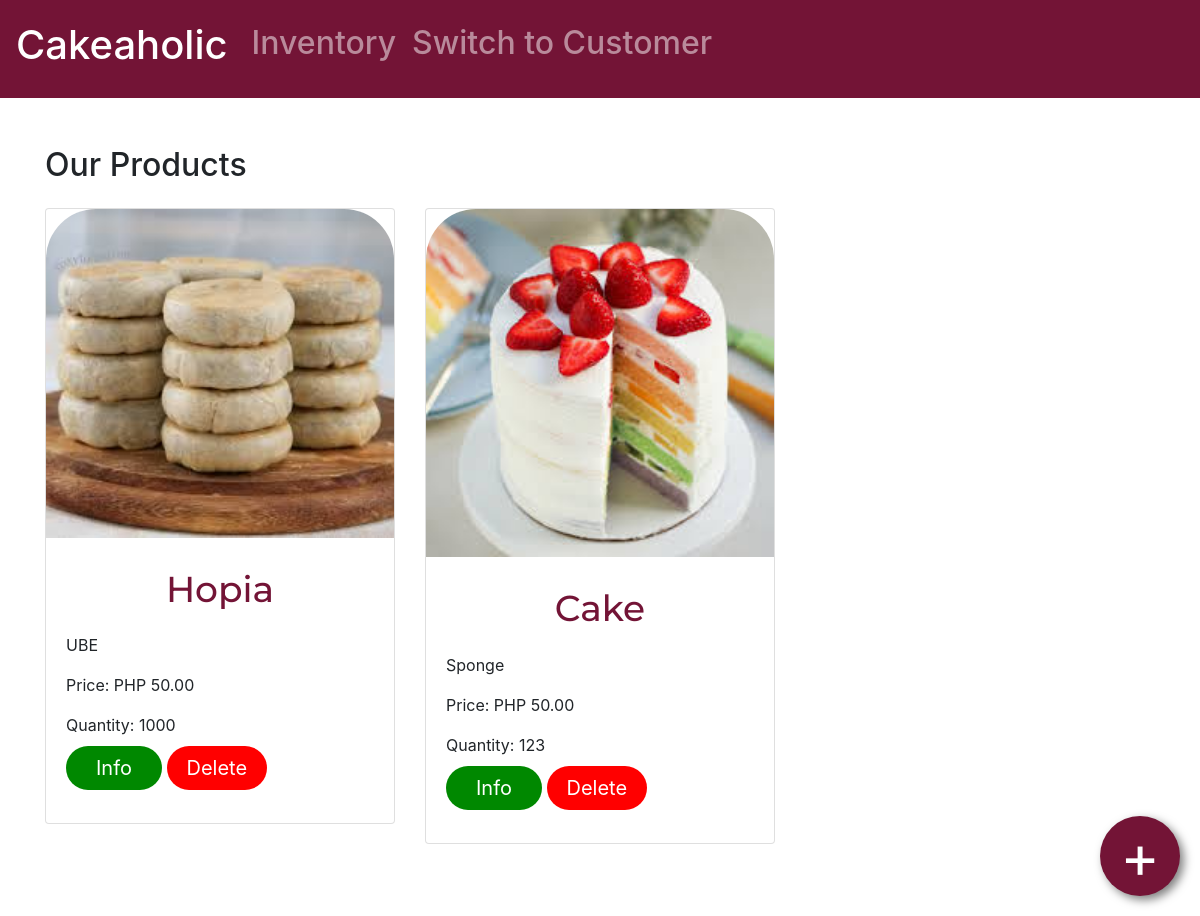
Page /inventory/products/ on the earlier database version.
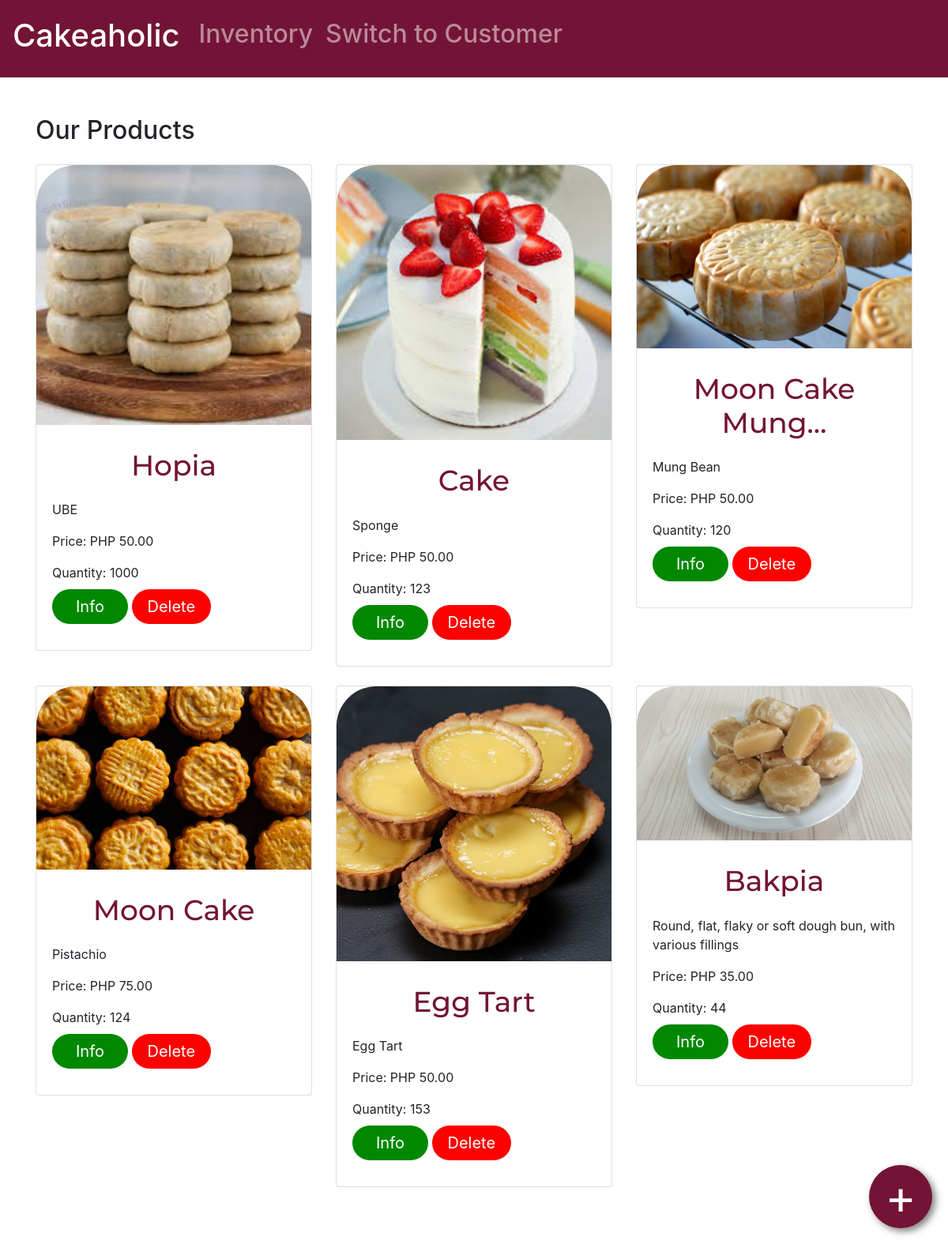
Same page on the later database version.
### inventory/models.py (models this page shows, shortened)
class ProductItem(models.Model):
    name = models.CharField(max_length=100)
    description = models.TextField(blank=True)
    price = models.DecimalField(max_digits=10, decimal_places=2)
    quantity = models.IntegerField(default=0)
    image = models.ImageField(upload_to='product_images/', blank=True, null=True)

### inventory/views.py (the view)
# urls.py: path('products/', views.products, name='products'),
def products(request):
    items = ProductItem.objects.all()
    form = ProductItemForm()
    if request.method == 'POST':
        form = ProductItemForm(request.POST, request.FILES)
        if form.is_valid():
            form.save()
            return redirect('inventory:products')  # Refresh the page to show new item
    return render(request, 'inventory/products.html', {'items': items, 'form': form})

### inventory/templates/inventory/products.html (shortened to what this page needs)
{% extends 'inventory/main.html' %}
{% load static %}
{% block content %}
<body>
	<a href="{% url 'inventory:add_product'%}" class="floating-btn">+</a>
	<div class="col">
		<div class="row">
            <div class="container py-5">
                <h2 class="mb-4">Our Products</h2>
                <div class="row">
                    {% for i in items %}
                    <div class="col-md-4 mb-4">
                        <div class="card">
                            {% if i.image %}
                            <img class="card-img-top" src="{{ i.image.url }}" alt="{{ i.name }}">
                            {% endif %}
                            <div class="card-body">
                                <h5 class="card-title">{{ i.name | truncatechars:15 }}</h5>
                                <p class="card-text">{{ i.description }}</p>
                                <p class="card-text">Price: PHP {{ i.price }}</p>
                                <p class="card-text">Quantity: {{ i.quantity }}</p>
                                <div class="btn-container">
                                    <a href="#!" class="primary-btn">Info</a>
                                    <a href="{% url 'inventory:delete_product' i.id %}" class="delete-btn">Delete</a>
                                </div>
                            </div>
                        </div>
                    </div>
                    {% endfor %}
                </div>
            </div>
		</div>
	</div>
</body>
{% endblock content%}

### inventory/templates/inventory/main.html (shortened to what this page needs)
<!DOCTYPE html>
<html>
<head>
	<link rel="stylesheet" href="https://cdn.jsdelivr.net/npm/bootstrap@4.0.0/dist/css/bootstrap.min.css">
</head>
<body>
	{% include 'inventory/navbar.html' %}
	{% block content %}
	{% endblock content%}
</body>
</html>

### inventory/templates/inventory/navbar.html (shortened to what this page needs)
<!DOCTYPE html>
<html>
<head>
	<link rel="stylesheet" href="https://cdn.jsdelivr.net/npm/bootstrap@4.0.0/dist/css/bootstrap.min.css">
</head>
{% with url_name=request.resolver_match.url_name %}
{% load static %}
<nav class="navbar navbar-expand-lg navbar-dark py-3" style="background-color: #731436;">
    <div class="collapse navbar-collapse" id="navbarSupportedContent">
        <ul class="navbar-nav mr-auto">
            <li class="nav-item {% if url_name == 'dashboard' %}active{% endif %}">
                <a class="navbar-brand" href="{% url 'inventory:dashboard' %}">
                    <h1>Cakeaholic</h1>
                </a>
            </li>
            <li class="nav-item {% if url_name == 'inventory' %}{% endif %}">
                <a class="nav-link" href="{% url 'inventory:inventory' %}">
                    <h2>Inventory</h2>
                </a>
            </li>
            <li class="nav-item {% if url_name == 'customer' %}active{% endif %}">
                <a class="nav-link" href="{% url 'customer:customer_home' %}">
                    <h2>Switch to Customer</h2>
                </a>
            </li>
        </ul>
    </div>
</nav>
{% endwith %}

### inventory/templates/inventory/main.html (style rules this page uses)
body { background-color: #F2F2F0; }

### inventory/templates/inventory/products.html (style rules this page uses)
.floating-btn { width: 80px; height: 80px; background: #731436; display: flex; align-items: center; justify-content: center; text-decoration: none; border-radius: 50%; color: white; font-size: 60px; box-shadow: 4px 4px 10px rgba(0, 0, 0, 0.5); position: fixed; right: 20px; bottom: 20px; z-index: 20; transition: background 0.25s; outline: blue; border: none; cursor: pointer; }
a.delete-btn { border-radius: 28px; color: #ffffff; font-size: 20px; background: #ff0000; padding: 10px 20px 10px 20px; text-decoration: none; max-width: 100px; margin-left: auto; margin-right: auto; margin-bottom: 10px; }
a.primary-btn { border-radius: 28px; color: #ffffff; font-size: 20px; background: #008800; padding: 10px 30px 10px 30px; text-decoration: none; max-width: 100px; margin-left: auto; margin-right: auto; margin-bottom: 10px; }
.btn-container { height: 50px; }
.card-title { font-size: 3.0vw; font-family: 'Montserrat'; color: #731436; text-align: center; padding: 10px; }
.card-img-top { border-top-left-radius: 50px; border-top-right-radius: 50px; z-index: 10; }

Differences in the rows shown:
added ProductItem: image (picture), name "Moon Cake Mung…", description "Mung Bean", price "50.00", quantity "120"
added ProductItem: image (picture), name "Moon Cake", description "Pistachio", price "75.00", quantity "124"
added ProductItem: image (picture), name "Egg Tart", description "Egg Tart", price "50.00", quantity "153"
added ProductItem: image (picture), name "Bakpia", description "Round, flat, flaky or soft dough bun, with various fillings", price "35.00", quantity "44"
